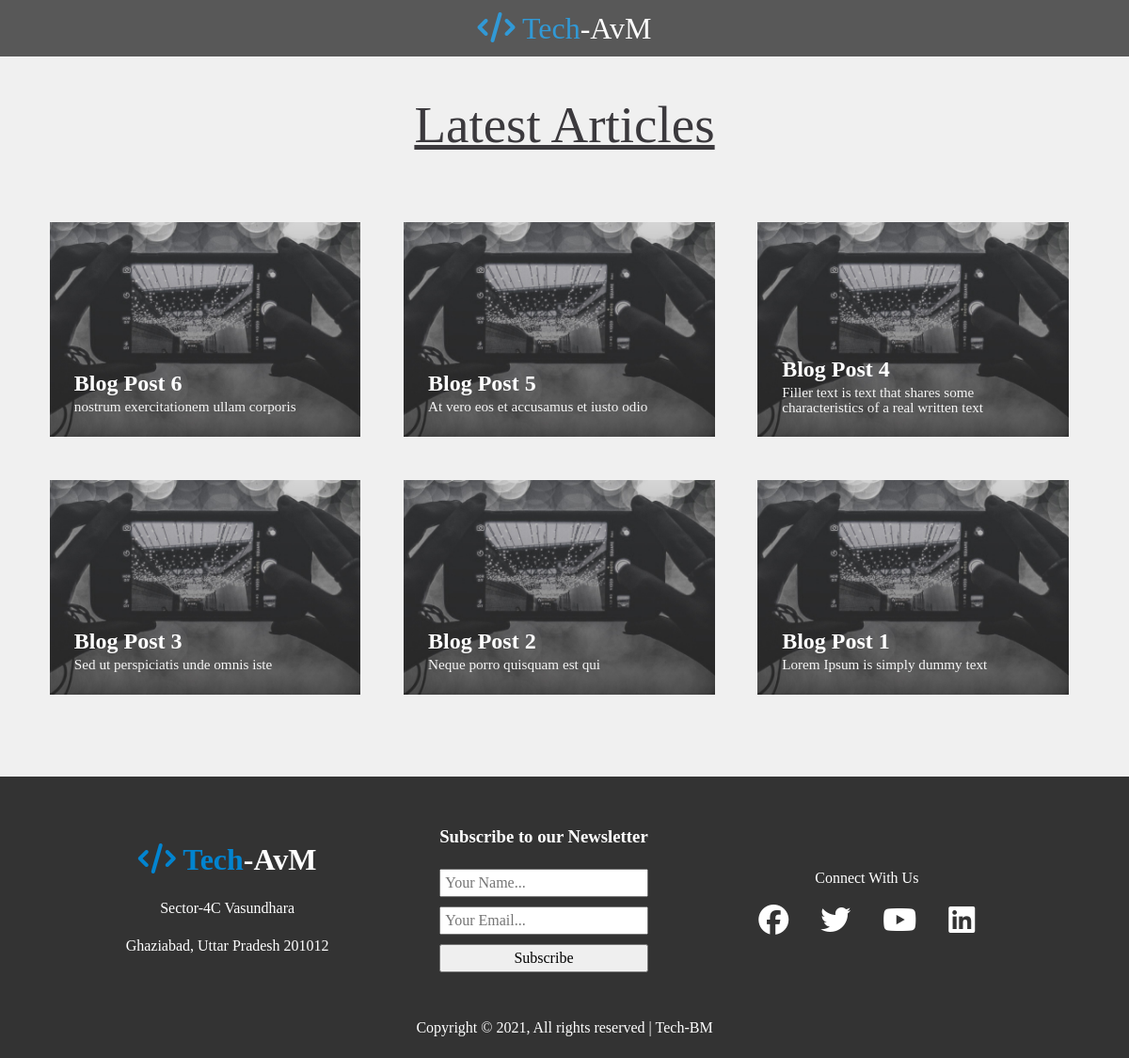
Screenshot of /blog/ with the database file from the repository.
### content/models.py (models this page shows, shortened)
class Blog(models.Model):
    title = models.CharField(max_length=100)
    subtitle = models.CharField(max_length=100, null=True)
    content = models.TextField()
    date_posted = models.DateTimeField(default=timezone.now)
    author = models.ForeignKey(User, on_delete=models.CASCADE)
    objects = None

### content/views.py (the view)
# urls.py: path('blog/', views.blog, name="edge-blog"),
def blog(request):
    context = {
        'posts': Blog.objects.order_by('-date_posted')
    }
    return render(request, 'blog.html', context)

### templates/blog.html (shortened to what this page needs)
{% load static %}
<!DOCTYPE html>
<html lang="en" class="no-js">
<head>
    <link rel="stylesheet" href="https://cdnjs.cloudflare.com/ajax/libs/font-awesome/5.15.1/css/all.min.css"
 />
    <link rel="stylesheet" type="text/css" href="{% static 'css/normalize.css' %}" />
    <link rel="stylesheet" type="text/css" href="fonts/font-awesome-4.3.0/css/font-awesome.min.css" />
    <link rel="stylesheet" type="text/css" href="{% static 'css/demo.css' %}" />
    <link rel="stylesheet" type="text/css" href="{% static 'css/card.css' %}" />
    <link rel="stylesheet" type="text/css" href="{% static 'css/pattern.css' %}" />
</head>
<body class="demo-2">
    <header class="hero blog">
        <div id="navbar" class="navbar top">
            <h1 class="logo">
                <a href="{% url 'edge-home' %}"><span class="text-secondary"><i class="fas fa-code"></i>
                        Tech</span>-AvM</a>
            </h1>
        </div>
    </header>
    <div class="container">
        <div class="codrops-header">
            <h1><u>Latest Articles</u></h1>
        </div>
        <div class="content">
            <div class="pattern pattern--hidden"></div>
            <div class="wrapper">
                {% for post in posts %}
                <div class="card">
                    <div class="card__container card__container--closed">
                        <svg class="card__image" xmlns="http://www.w3.org/2000/svg"
                            xmlns:xlink="http://www.w3.org/1999/xlink" viewBox="0 0 1920 500"
                            preserveAspectRatio="xMidYMid slice">
                            <defs>
                                <clipPath id="clipPath1">
                                    <polygon class="clip" points="0,500 0,0 1920,0 1920,500"></polygon>
                                </clipPath>
                            </defs>
                            <image clip-path="url(#clipPath1)" width="1920" height="500"
                                xlink:href="{% static 'img/f.jpg' %}"></image>
                        </svg>
                        <div class="card__content">
                            <div class="card__caption">
                                <h2 class="card__title">{{ post.title }}</h2>
                                <p class="card__subtitle">{{ post.subtitle }}</p>
                            </div>
                        </div>
                    </div>
                </div>
                {% endfor %}
            </div>
        </div>
    </div>
    <footer class="footer bg-dark">
        <div>
            <h1 class="logo foot">
                <span class="text-secondary"><i class="fas fa-code"></i> Tech</span>-AvM
            </h1>
            <p>Sector-4C Vasundhara</p>
            <p>Ghaziabad, Uttar Pradesh 201012</p>
        </div>
        <div class="newsletter">
            <h3>Subscribe to our Newsletter</h3>
            <form action="{% url 'edge-newsletter' %}" method="POST" class="news-form">
                <input type="text" name="newsletter-name" placeholder="Your Name..." required>
                <input type="email" name="newsletter-email" placeholder="Your Email..." required>
                <input type="submit" value="Subscribe">
            </form>
        </div>
        <div class="social">
            <p>Connect With Us</p>
            <a href="https://en-gb.facebook.com/"><i class="fab fa-facebook fa-2x"></i></a>
            <a href="https://twitter.com/"><i class="fab fa-twitter fa-2x"></i></a>
            <a href="https://youtube.com/"><i class="fab fa-youtube fa-2x"></i></a>
            <a href="https://linkedin.com/"><i class="fab fa-linkedin fa-2x"></i></a>
        </div>
    </footer>
    <div class="bg-dark" style="text-align: center; padding: 5px 5px 20px;">Copyright &copy; 2021, All rights reserved |
        Tech-BM</div>
</body>
</html>

### static/css/demo.css (style rules this page uses)
*, *:after, *:before { -webkit-box-sizing: border-box; box-sizing: border-box; }
body { font-family: Georgia, 'Times New Roman', Times, serif; line-height: 1.5; color: #3b393d; background: #f0f0f0; background-size: cover; -webkit-font-smoothing: antialiased; -moz-osx-font-smoothing: grayscale; overflow: hidden; overflow-y: scroll; }
.codrops-header, .content--related { -webkit-transition: opacity 300ms ease-in-out; transition: opacity 300ms ease-in-out; }
a { text-decoration: none; color: #de6551; outline: none; }
.demo-2 a { color: #7cc576; }
.codrops-header { padding: 2em 1em; text-align: center; }
.codrops-header h1 { font-size: 55px; font-weight: 400; font-family: Georgia, 'Times New Roman', Times, serif; line-height: 1.2; margin: .5em 0 0; }
.content { padding: 1em 0 4em; }
.wrapper { overflow: auto; width: 95%; max-width: 1366px; margin: 0 auto; }

### static/css/card.css (style rules this page uses)
.card { position: relative; float: left; width: 29%; height: 0; margin: 2%; padding-bottom: 20%; }
.card__container { position: fixed; top: 0; left: 0; overflow-x: hidden; overflow-y: auto; width: 100%; height: 100%; -webkit-transform: translate3d(0, 0, 0); -webkit-overflow-scrolling: touch; }
.card__container--closed { position: absolute; overflow: hidden; }
.card__image { position: relative; left: 50%; display: block; height: 100%; max-height: 500px; -webkit-transform: translateX(-50%); -ms-transform: translateX(-50%); transform: translateX(-50%); }
.card__container--closed .card__image { cursor: pointer; }
.card__content { position: relative; width: 100%; height: auto; margin: 0 auto; padding: 30px 40px 22px; color: #888; background: #fff; }
.card__container--closed .card__content { margin-top: 0; padding: 5px 16px; pointer-events: none; background: transparent; }
.card__caption { font-size: 2em; max-width: 900px; margin: 0 auto; padding: 35px 30px 0px; }
.card__container--closed .card__caption { font-size: 1em; max-width: none; padding: 30px 10px; -webkit-transform: translateY(-100%); -ms-transform: translateY(-100%); transform: translateY(-100%); }
.card__title { font-size: 1.5em; line-height: 1; margin: 5px 0 0 0; color: #3b393d; }
.card__container--closed .card__title { color: #fff; }
.card__subtitle { font-size: .95em; line-height: 1; margin: 5px 0 0; color: #777778; }
.card__container--closed .card__subtitle { color: #f5f5f5; }

### static/css/pattern.css (style rules this page uses)
.pattern { position: fixed; z-index: -1; top: 0; left: 0; width: 100%; height: 100%; }

### templates/blog.html (style rules this page uses)
.bg-dark { background: #333; color: #fff; }
.text-secondary { color: #0284d0; }
.navbar { display: flex; align-items: center; justify-content: center; text-align: center; background-color: #333; color: #fff; opacity: 0.8; width: 100%; height: 60px; position: fixed; top: 0px; padding: 0 30px; transition: 0.5s; z-index: 111; }
.navbar a { color: #fff; padding: 8px 20px; margin: 0 5px; }
.navbar .logo { text-align: center; font-weight: 400; }
.hero { height: 40px; }
.footer { display: flex; padding: 2rem 1rem; align-items: center; justify-content: space-evenly; text-align: center; height: 100%; }
.footer a { color: #fff; }
.footer .social>* { margin-right: 30px; }
.newsletter { display: flex; flex-direction: column; }
.newsletter h3 { margin-bottom: 20px; }
.news-form { display: flex; flex-direction: column; }
.news-form input { padding: 4px; margin-bottom: 10px; }
.foot { margin-bottom: 15px; }

### rows the page displays
Blog: title "Blog Post 6", subtitle "nostrum exercitationem ullam corporis"
Blog: title "Blog Post 5", subtitle "At vero eos et accusamus et iusto odio"
Blog: title "Blog Post 4", subtitle "Filler text is text that shares some characteristics of a real written text"
Blog: title "Blog Post 3", subtitle "Sed ut perspiciatis unde omnis iste"
Blog: title "Blog Post 2", subtitle "Neque porro quisquam est qui"
Blog: title "Blog Post 1", subtitle "Lorem Ipsum is simply dummy text"
